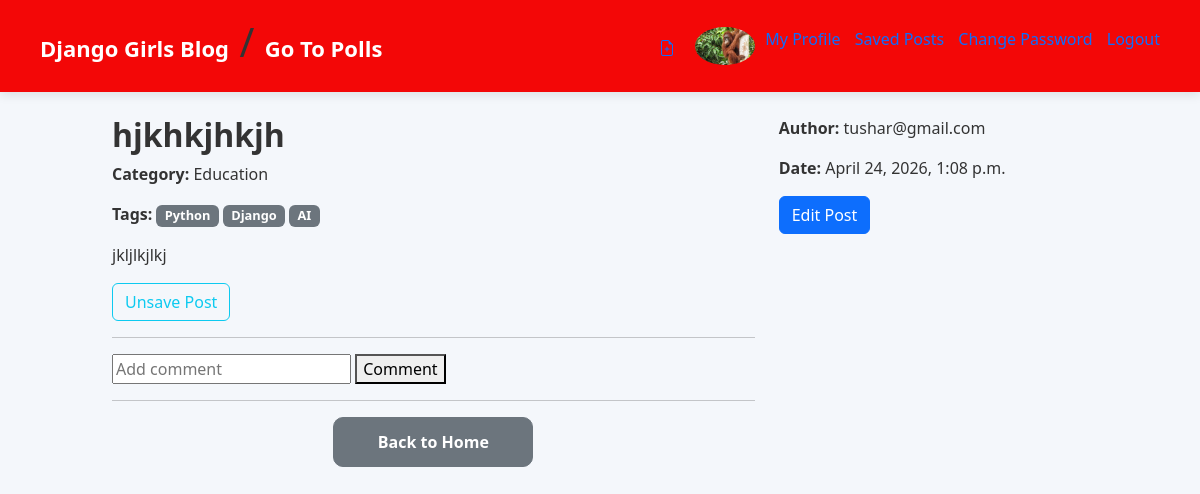
Screenshot of /post_detail/172/ (signed in) with the database file from the repository.
### blog/models.py (models this page shows, shortened)
class User(AbstractUser):
    username=None# remove username field
    email = models.EmailField(unique=True)
    first_name = models.CharField(max_length=30)
    last_name = models.CharField(max_length=30)
    image = models.ImageField(upload_to="profile_pics/", null=True, blank=True)
    phone = models.CharField(
        max_length=15,
        validators=[phone_validator]
    )
    USERNAME_FIELD = "email"
    REQUIRED_FIELDS = []
    objects = UserManager()
    def __str__(self):
        return self.email

class Post(models.Model):
    author = models.ForeignKey(
        settings.AUTH_USER_MODEL,
        on_delete=models.CASCADE,
    )
    title = models.CharField(max_length=200)
    image = models.ImageField(upload_to="profile_pics/", null=True, blank=True)
    thumbnail_image = models.ImageField(upload_to="profile_pics/", null=True, blank=True)
    text = models.TextField()
    created_date = models.DateTimeField(auto_now_add=True)
    published_date = models.DateTimeField(null=True, blank=True,default=timezone.now)
    category = models.ForeignKey(
        Category,
        on_delete=models.SET_NULL,
        null=True,
        blank=True,
        related_name="posts"
    )
    tags = models.ManyToManyField(
        Tag,
        blank=True,
        related_name="posts"
    )
    is_private = models.BooleanField(default=False)
    like = models.ManyToManyField(User, related_name='blog_posts', blank=True)
    saved_post=models.ManyToManyField(User, related_name='blog_savedPosts', blank=True)
    pin_post= models.ManyToManyField(User,blank=True,related_name='blog_posts_pin_post')

class Category(models.Model):
    name = models.CharField(max_length=100)
    def __str__(self):
        return self.name

class Tag(models.Model):
    name = models.CharField(max_length=50)

### blog/views.py (the view, shortened to what this page needs)
# urls.py: path("post_detail/<int:pk>/",views.post_detail,name="post_detail"),
def post_detail(request, pk):
    post = get_object_or_404(Post, pk=pk)
    likes=post.like.count()
    print(likes)
    categories = Category.objects.all()
    tags = Tag.objects.all()
    form = PostForm(instance=post)
    is_today = post.created_date.date() == timezone.now().date()
    return render(request, "blog/blog_detail.html", {
        "post": post,
        "today": is_today,
        "category": categories,
        "tags": tags,
        "form": form
    })

### blog/form.py (shortened to what this page needs)
class PostForm(forms.ModelForm):
    title = forms.CharField(strip=False)
    text = forms.CharField(strip=False)
    class Meta:
        model = Post
        fields = ('title', 'text','category','tags','image','thumbnail_image','is_private')
        widgets = {
            "title": forms.TextInput(attrs={"class": "form-control"}),
            "text": forms.Textarea(attrs={"class": "form-control"}),
            "category": forms.Select(attrs={"class": "form-control"}),
            "tags": forms.SelectMultiple(attrs={"class": "form-control"}),
            "image": forms.ClearableFileInput(attrs={"class": "form-control"}),
            "thumbnail_image": forms.ClearableFileInput(attrs={"class": "form-control"}),
            "is_private": forms.CheckboxInput(attrs={"class": "form-check-input"}),
        }

### blog/templates/blog/blog_detail.html (shortened to what this page needs)
{% extends 'blog/base.html' %} {% block content %}
<div class="row">
  <div class="col-md-8">
    <h2>{{ post.title }}</h2>
    <p><strong>Category:</strong> {{ post.category }}</p>
    <p>
      <strong>Tags:</strong>
      {% for tag in post.tags.all %}
      <span class="badge bg-secondary">{{ tag.name }}</span>
      {% endfor %}
    </p>
    <p>{{ post.text }}</p>
    {% if request.user.is_authenticated %}
    <div class="mb-3">
      <a href="{% url 'save_post' pk=post.pk %}" class="btn btn-outline-info">
        {% if request.user in post.saved_post.all %}Unsave Post{% else %}Save
        Post{% endif %}
      </a>
    </div>
    {% endif %}
    <hr />
    {% if request.user.is_authenticated %}
    <form method="POST">
      <input type="text" name="comment" placeholder="Add comment" />
      <button type="submit">Comment</button>
    </form>
    {% endif %}
    <hr />
    <a href="{% url 'homeApp' %}" class="btn btn-secondary mt-3">
      Back to Home
    </a>
  </div>
  <div class="col-md-4">
    <p><strong>Author:</strong> {{ post.author }}</p>
    <p><strong>Date:</strong> {{ post.created_date }}</p>
    {% if user == post.author %}
    <a href="{% url 'post_edit' pk=post.pk %}" class="btn btn-primary">
      Edit Post
    </a>
    {% endif %}
  </div>
</div>
{% endblock %}

### blog/templates/blog/base.html (shortened to what this page needs)
{% load static %}
<!doctype html>
<html>
  <head>
    <link
      rel="stylesheet"
      href="https://cdn.jsdelivr.net/npm/bootstrap@5.3.3/dist/css/bootstrap.min.css"
    />
    <link rel="stylesheet" href="{% static 'css/blog.css' %}" />
  </head>
  <body>
    <header>
      <div class="top-menu-div">
        <div class="logo-div">
          <div class="bp">
            <h1>
              <a class="logo" href="/">Django Girls Blog</a> /
              <a class="logo" href="{% url 'polls:index' %}">Go To Polls</a>
            </h1>
          </div>
          <div class="login_svg">
            <div class="image_add">
              <div class="image_add_svg">
                <div>
                  <a href="{% url 'post_new' %}" class="top-menu">
                  </a>
                </div>
                <div class="profile">
                  {% if user.is_authenticated %} {% if user.image %}
                  <img
                    src="{{ user.image.url }}"
                    width="60"
                    style="border-radius: 50%"
                  />
                  {% else %}
                  <img
                    src="/media/profile_pics/download.jpg"
                    width="60"
                    style="border-radius: 50%"
                  />
                  {% endif %} {% endif %}
                </div>
              </div>
              {% if user.is_authenticated %}
              <div class="dropdown">
                <a href="{% url 'profile' %}">My Profile</a>
                <a href="{% url 'saved_posts' %}"> Saved Posts </a>
                <a href="{% url 'Change_Password' %}"> Change Password </a>
                <a href="{% url 'logout' %}"> Logout </a>
              </div>
              {% else %}
              <a href="{% url 'login' %}" class="btn btn-primary"> Login </a>
              <a href="{% url 'signup' %}" class="btn btn-primary"> Signup </a>
              {% endif %}
            </div>
          </div>
        </div>
      </div>
    </header>
    <div class="container mt-4">{% block content %} {% endblock %}</div>
  </body>
</html>

### blog/static/css/blog.css (style rules this page uses)
body { margin: 0; font-family: "Segoe UI", Tahoma, Geneva, Verdana, sans-serif; background: #f4f7fb; color: #333; }
a { text-decoration: none; }
.top-menu-div { background: #f30707; padding: 18px 40px; box-shadow: 0 3px 10px rgba(0, 0, 0, 0.1); }
.logo-div { display: flex; justify-content: space-between; align-items: center; }
.logo { color: white; font-weight: bold; font-size: 22px; }
.image_add { display: flex; justify-content: space-between; }
.login_svg a { margin-left: 10px; }
.container { background-color: transparent; max-width: 1100px; margin: auto; }
.badge { cursor: pointer; }
h2 { font-weight: 600; }
.badge { font-size: 0.8rem; }
.row { max-width: 1000px; margin: auto; }
.image_add_svg { display: flex; align-items: center; gap: 20px; }
.btn-secondary { display: block; width: 200px; margin: 30px auto; text-align: center; padding: 12px; border-radius: 10px; background: #6c757d; color: white; font-weight: 600; transition: .25s; }

### rows the page displays
User: image (picture)
Post: title "hjkhkjhkjh", category "Education", text "jkljlkjlkj", author "tushar@gmail.com", created_date "April 24, 2026, 1:08 p.m."
Tag: name "Python"
Tag: name "Django"
Tag: name "AI"
